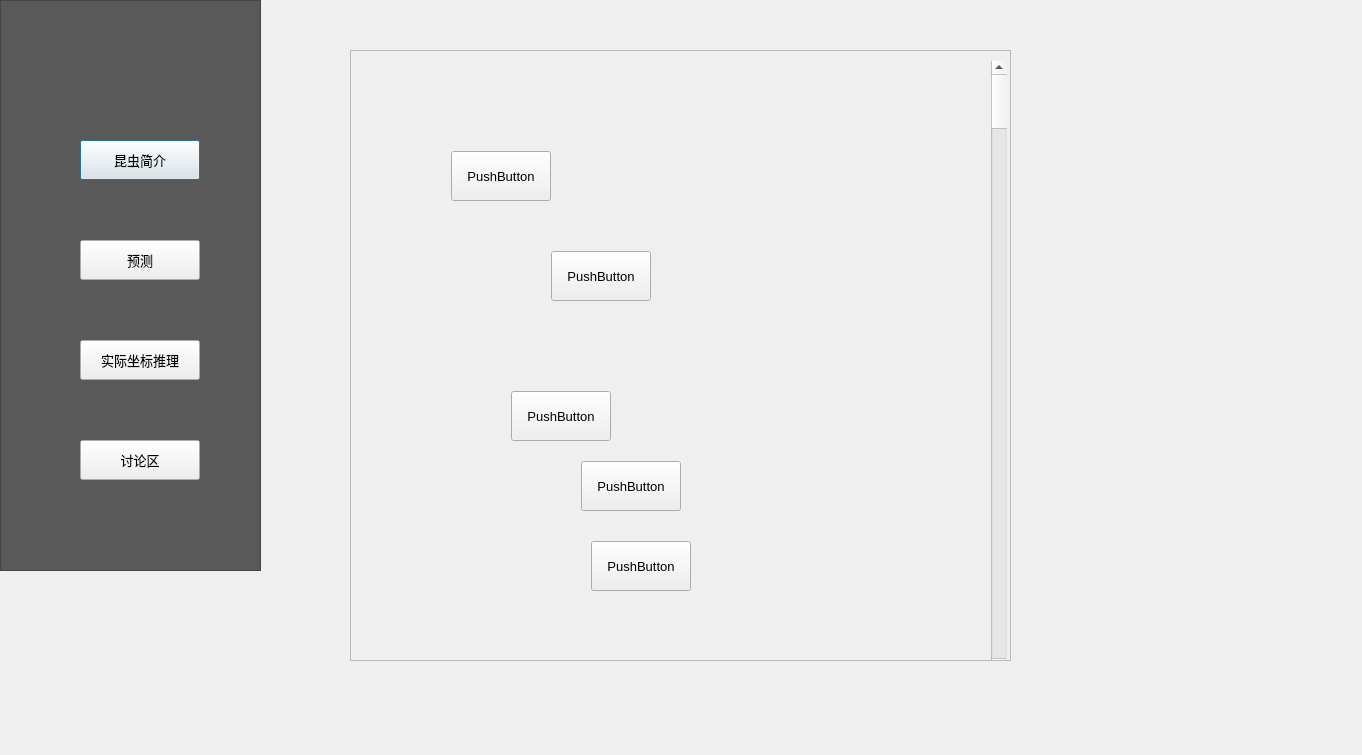
<?xml version="1.0" encoding="UTF-8"?>
<ui version="4.0">
 <class>Dialog</class>
 <widget class="QDialog" name="Dialog">
  <property name="geometry">
   <rect>
    <x>0</x>
    <y>0</y>
    <width>1362</width>
    <height>755</height>
   </rect>
  </property>
  <property name="font">
   <font>
    <pointsize>10</pointsize>
   </font>
  </property>
  <property name="windowTitle">
   <string>Dialog</string>
  </property>
  <widget class="QPushButton" name="pushButton_2">
   <property name="geometry">
    <rect>
     <x>80</x>
     <y>140</y>
     <width>120</width>
     <height>40</height>
    </rect>
   </property>
   <property name="text">
    <string>昆虫简介</string>
   </property>
  </widget>
  <widget class="QPushButton" name="pushButton_3">
   <property name="geometry">
    <rect>
     <x>80</x>
     <y>240</y>
     <width>120</width>
     <height>40</height>
    </rect>
   </property>
   <property name="text">
    <string>预测</string>
   </property>
  </widget>
  <widget class="QPushButton" name="pushButton_4">
   <property name="geometry">
    <rect>
     <x>80</x>
     <y>340</y>
     <width>120</width>
     <height>40</height>
    </rect>
   </property>
   <property name="text">
    <string>实际坐标推理</string>
   </property>
  </widget>
  <widget class="QPushButton" name="pushButton_5">
   <property name="geometry">
    <rect>
     <x>80</x>
     <y>440</y>
     <width>120</width>
     <height>40</height>
    </rect>
   </property>
   <property name="text">
    <string>讨论区</string>
   </property>
  </widget>
  <widget class="QFrame" name="frame">
   <property name="geometry">
    <rect>
     <x>0</x>
     <y>0</y>
     <width>261</width>
     <height>571</height>
    </rect>
   </property>
   <property name="styleSheet">
    <string notr="true">background-color:rgb(89, 89, 89);</string>
   </property>
   <property name="frameShape">
    <enum>QFrame::StyledPanel</enum>
   </property>
   <property name="frameShadow">
    <enum>QFrame::Raised</enum>
   </property>
  </widget>
  <widget class="QScrollArea" name="scrollArea">
   <property name="geometry">
    <rect>
     <x>350</x>
     <y>50</y>
     <width>661</width>
     <height>611</height>
    </rect>
   </property>
   <property name="widgetResizable">
    <bool>true</bool>
   </property>
   <widget class="QWidget" name="scrollAreaWidgetContents">
    <property name="geometry">
     <rect>
      <x>0</x>
      <y>0</y>
      <width>659</width>
      <height>609</height>
     </rect>
    </property>
    <widget class="QPushButton" name="pushButton">
     <property name="geometry">
      <rect>
       <x>100</x>
       <y>100</y>
       <width>100</width>
       <height>50</height>
      </rect>
     </property>
     <property name="text">
      <string>PushButton</string>
     </property>
    </widget>
    <widget class="QPushButton" name="pushButton_6">
     <property name="geometry">
      <rect>
       <x>200</x>
       <y>200</y>
       <width>100</width>
       <height>50</height>
      </rect>
     </property>
     <property name="text">
      <string>PushButton</string>
     </property>
    </widget>
    <widget class="QPushButton" name="pushButton_7">
     <property name="geometry">
      <rect>
       <x>160</x>
       <y>340</y>
       <width>100</width>
       <height>50</height>
      </rect>
     </property>
     <property name="text">
      <string>PushButton</string>
     </property>
    </widget>
    <widget class="QPushButton" name="pushButton_8">
     <property name="geometry">
      <rect>
       <x>230</x>
       <y>410</y>
       <width>100</width>
       <height>50</height>
      </rect>
     </property>
     <property name="text">
      <string>PushButton</string>
     </property>
    </widget>
    <widget class="QPushButton" name="pushButton_9">
     <property name="geometry">
      <rect>
       <x>240</x>
       <y>490</y>
       <width>100</width>
       <height>50</height>
      </rect>
     </property>
     <property name="text">
      <string>PushButton</string>
     </property>
    </widget>
    <widget class="QScrollBar" name="verticalScrollBar">
     <property name="geometry">
      <rect>
       <x>640</x>
       <y>10</y>
       <width>16</width>
       <height>611</height>
      </rect>
     </property>
     <property name="orientation">
      <enum>Qt::Vertical</enum>
     </property>
    </widget>
   </widget>
  </widget>
  <zorder>frame</zorder>
  <zorder>pushButton_2</zorder>
  <zorder>pushButton_3</zorder>
  <zorder>pushButton_4</zorder>
  <zorder>pushButton_5</zorder>
  <zorder>scrollArea</zorder>
 </widget>
 <resources/>
 <connections/>
</ui>
